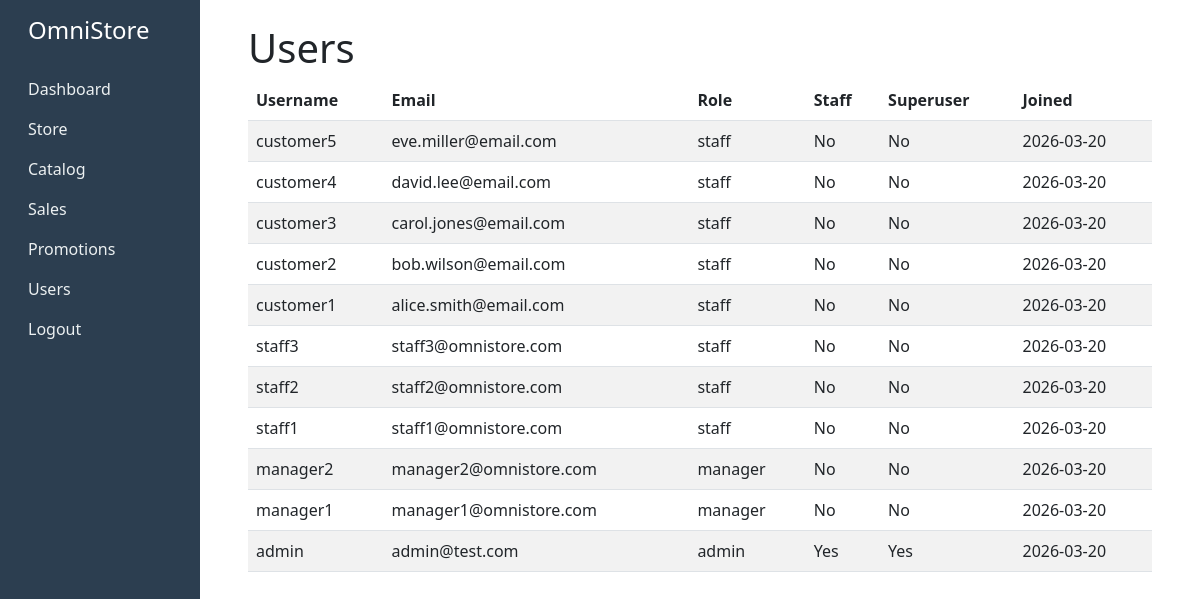
/identity/users/ (signed in), run on the app's committed database.
### identity/models.py (models this page shows, shortened)
class User(AbstractUser):
    class Role(models.TextChoices):
        ADMIN = 'admin', 'Admin'
        MANAGER = 'manager', 'Manager'
        STAFF = 'staff', 'Staff'
    role = models.CharField(max_length=20, choices=Role, default=Role.STAFF)
    class Meta:
        permissions = [
            ('view_all_orders', 'Can view all orders across all statuses'),
            ('manage_inventory', 'Can manage product inventory'),
            ('manage_discounts', 'Can manage discounts and promotions'),
        ]
    @property
    def is_admin(self):
        return self.role == self.Role.ADMIN

### identity/views.py (the view)
# urls.py: path('users/', views.user_list, name='user_list'),
@login_required
def user_list(request):
    users = User.objects.all().order_by('-date_joined')
    return render(request, 'identity/user_list.html', {'users': users})

### templates/identity/user_list.html (shortened to what this page needs)
{% extends 'base.html' %}
{% block content %}
<div class="p-4">
    <h1>Users</h1>
    <table class="table table-striped">
        <thead>
            <tr>
                <th>Username</th>
                <th>Email</th>
                <th>Role</th>
                <th>Staff</th>
                <th>Superuser</th>
                <th>Joined</th>
            </tr>
        </thead>
        <tbody>
            {% for user in users %}
            <tr>
                <td>{{ user.username }}</td>
                <td>{{ user.email }}</td>
                <td>{{ user.role }}</td>
                <td>{{ user.is_staff|yesno:"Yes,No" }}</td>
                <td>{{ user.is_superuser|yesno:"Yes,No" }}</td>
                <td>{{ user.date_joined|date:"Y-m-d" }}</td>
            </tr>
            {% empty %}
            <tr><td colspan="6">No users found.</td></tr>
            {% endfor %}
        </tbody>
    </table>
</div>
{% endblock %}

### data on the page
User: username "customer5", email "eve.miller@email.com", role "staff", is_staff "No", is_superuser "No", date_joined "2026-03-20"
User: username "customer4", email "david.lee@email.com", role "staff", is_staff "No", is_superuser "No", date_joined "2026-03-20"
User: username "customer3", email "carol.jones@email.com", role "staff", is_staff "No", is_superuser "No", date_joined "2026-03-20"
User: username "customer2", email "bob.wilson@email.com", role "staff", is_staff "No", is_superuser "No", date_joined "2026-03-20"
User: username "customer1", email "alice.smith@email.com", role "staff", is_staff "No", is_superuser "No", date_joined "2026-03-20"
User: username "staff3", email "staff3@omnistore.com", role "staff", is_staff "No", is_superuser "No", date_joined "2026-03-20"
User: username "staff2", email "staff2@omnistore.com", role "staff", is_staff "No", is_superuser "No", date_joined "2026-03-20"
User: username "staff1", email "staff1@omnistore.com", role "staff", is_staff "No", is_superuser "No", date_joined "2026-03-20"
User: username "manager2", email "manager2@omnistore.com", role "manager", is_staff "No", is_superuser "No", date_joined "2026-03-20"
User: username "manager1", email "manager1@omnistore.com", role "manager", is_staff "No", is_superuser "No", date_joined "2026-03-20"
User: username "admin", email "admin@test.com", role "admin", is_staff "Yes", is_superuser "Yes", date_joined "2026-03-20"
